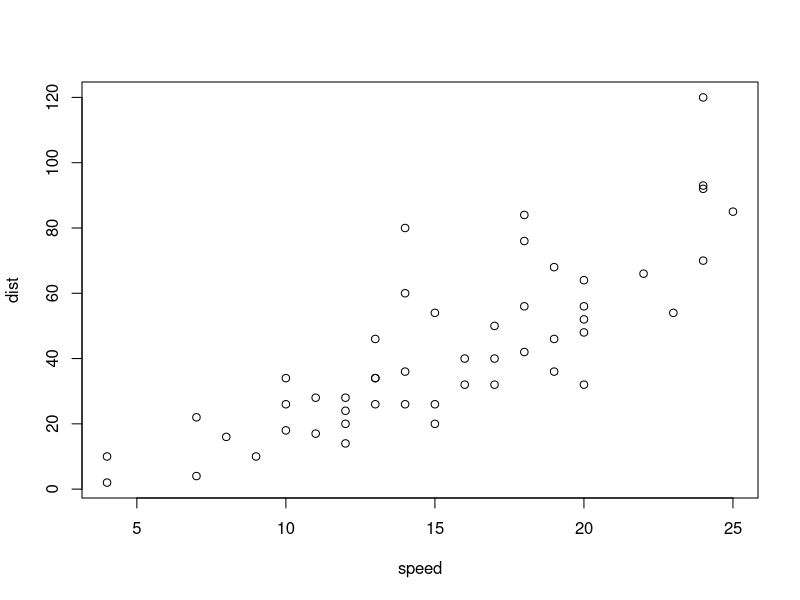
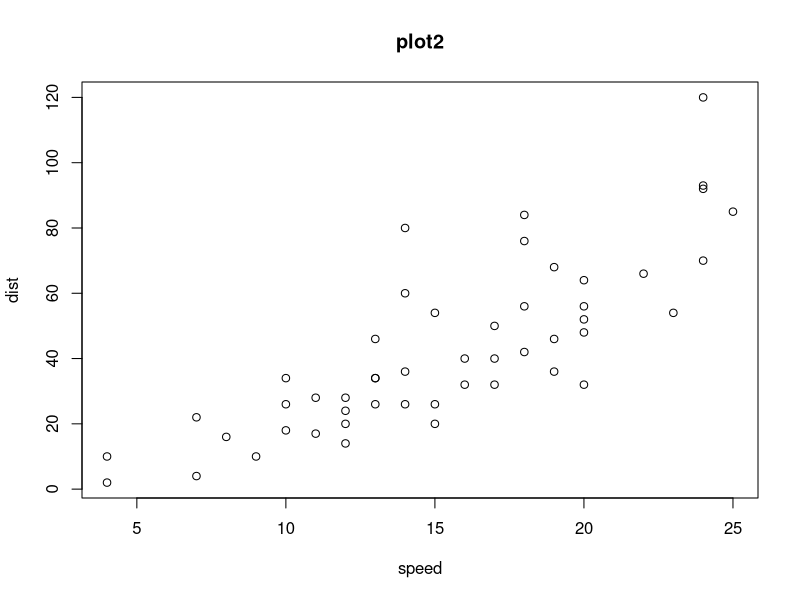

Recreate these plots in R, in order. (Note: this script raises an error after producing the figures.)
## ---- chunk 1
plot(cars)

# comment 1
plot(cars,main="plot2")

heatmap(cars[,c(1:2)])
